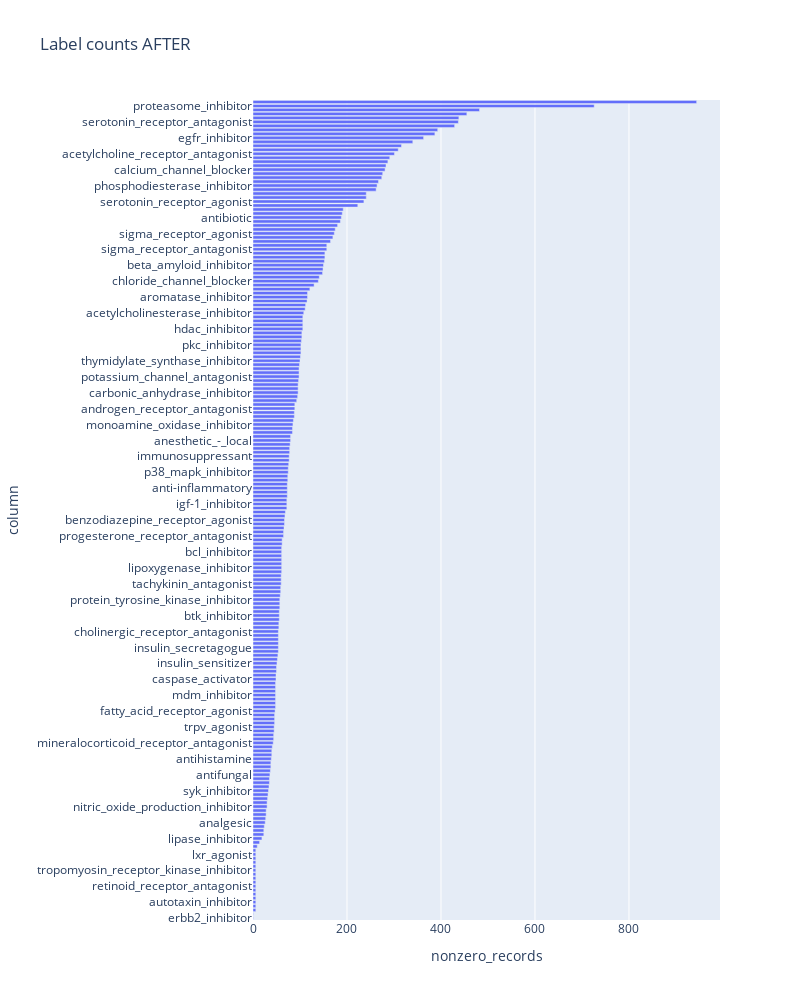

Source (notebook cell):
### Code cell
y_after = y_augmented.sum(axis=0).sort_values().reset_index()
y_after.columns = ['column', 'nonzero_records']
fig = px.bar(
    y_after, 
    x='nonzero_records', 
    y='column', 
    orientation='h', 
    title='Label counts AFTER', 
    width=800,
    height=1000
)

fig.show()

### Figure 1 — Plotly figure (JSON) as saved in the notebook; plotly's stock layout.template omitted (floating-point values rounded to 4 significant figures; data arrays with more than 128 entries replaced by an {"elided": "..."} marker saying what was removed)
{"data": [{"alignmentgroup": "True", "hovertemplate": "nonzero_records=%{x}<br>column=%{y}<extra></extra>", "legendgroup": "", "marker": {"color": "#636efa"}, "name": "", "offsetgroup": "", "orientation": "h", "showlegend": false, "textposition": "auto", "type": "bar", "x": {"elided": "206 int values"}, "xaxis": "x", "y": {"elided": "206 str values"}, "yaxis": "y"}], "layout": {"barmode": "relative", "height": 1000, "legend": {"tracegroupgap": 0}, "title": {"text": "Label counts AFTER"}, "width": 800, "xaxis": {"anchor": "y", "domain": [0, 1], "title": {"text": "nonzero_records"}}, "yaxis": {"anchor": "x", "domain": [0, 1], "title": {"text": "column"}}}}
